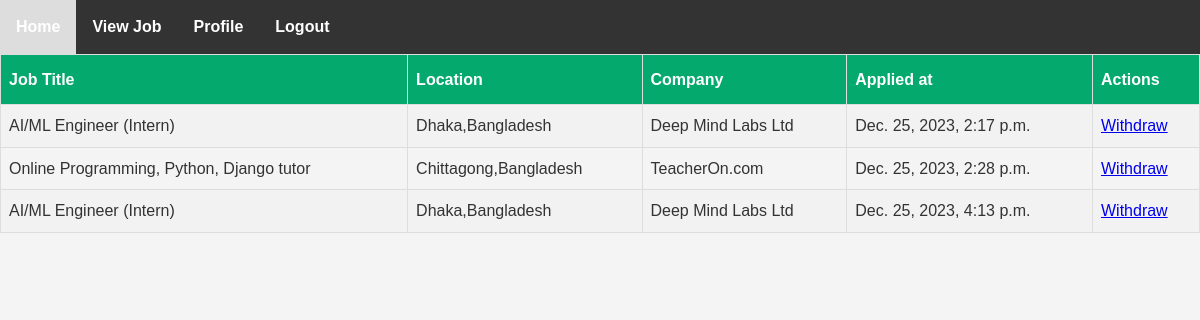
Screenshot of /Applied_Job_By_Applicants_Page/ (signed in) with the database file from the repository.
### myApp/models.py (models this page shows, shortened)
class jobApplyModel(models.Model):
    job=models.ForeignKey(job_model,on_delete=models.CASCADE,related_name='applications')
    applicant=models.ForeignKey(Custom_User,on_delete=models.CASCADE)
    applied_at = models.DateTimeField(auto_now_add=True)
    skills = models.CharField(max_length=255, blank=True, null=True)
    resume = models.FileField(upload_to='resumes/', blank=True, null=True)

class job_model(models.Model):
    job_title = models.CharField(max_length=100, null=True)
    company_name = models.CharField(max_length=100, null=True)
    location = models.CharField(max_length=100, null=True)
    description = models.TextField()
    create_at = models.DateTimeField(auto_now_add=True, null=True)
    update_at = models.DateTimeField(auto_now=True, null=True)
    job_creator = models.ForeignKey(Custom_User, on_delete=models.CASCADE)

### myProject/views.py (the view)
# urls.py: path('Applied_Job_By_Applicants_Page/',Applied_Job_By_Applicants_Page,name='Applied_Job_By_Applicants_Page'),
def Applied_Job_By_Applicants_Page(request):
    job_seeker=request.user
    applied_job=jobApplyModel.objects.filter(applicant=job_seeker)
    context={
        'applied_job':applied_job,
    }
    return render(request,'JobSeeker/AppliedJob.html',context)

### Template/JobSeeker/AppliedJob.html (shortened to what this page needs)
{% extends "dashboard.html" %}
{% block content %}
<!DOCTYPE html>
<html>
<head>
</head>
<body>
<table id="customers">
  <tr>
    <th>Job Title</th>
    <th>Location</th>
    <th>Company</th>
    <th>Applied at</th>
    <th>Actions</th>
  </tr>
  {% for i in applied_job %}
  <tr>
    <td>{{i.job.job_title}}</td>
    <td>{{i.job.location}}</td>
    <td>{{i.job.company_name}}</td>
    <td>{{i.applied_at}}</td>
    <td>
      <a href="{% url 'deletePage' i.id %}">Withdraw</a>
    </td>
  </tr>
  {% endfor %}
</table>
</body>
</html>
{% endblock content %}

### Template/dashboard.html (style rules this page uses)
body { font-family: Arial, sans-serif; margin: 0; padding: 0; }
* { margin: 0; padding: 0; box-sizing: border-box; }
body { font-family: Arial, sans-serif; background-color: #f4f4f4; line-height: 1.6; color: #333; }

### Template/JobSeeker/AppliedJob.html (style rules this page uses)
#customers { font-family: Arial, Helvetica, sans-serif; border-collapse: collapse; width: 100%; }
#customers td, #customers th { border: 1px solid #ddd; padding: 8px; }
#customers tr:nth-child(even) { background-color: #f2f2f2; }
#customers th { padding-top: 12px; padding-bottom: 12px; text-align: left; background-color: #04AA6D; color: white; }

### rows the page displays
jobApplyModel: job.job_title "AI/ML Engineer (Intern)", job.location "Dhaka,Bangladesh", job.company_name "Deep Mind Labs Ltd", applied_at "Dec. 25, 2023, 2:17 p.m."
jobApplyModel: job.job_title "Online Programming, Python, Django tutor", job.location "Chittagong,Bangladesh", job.company_name "TeacherOn.com", applied_at "Dec. 25, 2023, 2:28 p.m."
jobApplyModel: job.job_title "AI/ML Engineer (Intern)", job.location "Dhaka,Bangladesh", job.company_name "Deep Mind Labs Ltd", applied_at "Dec. 25, 2023, 4:13 p.m."
